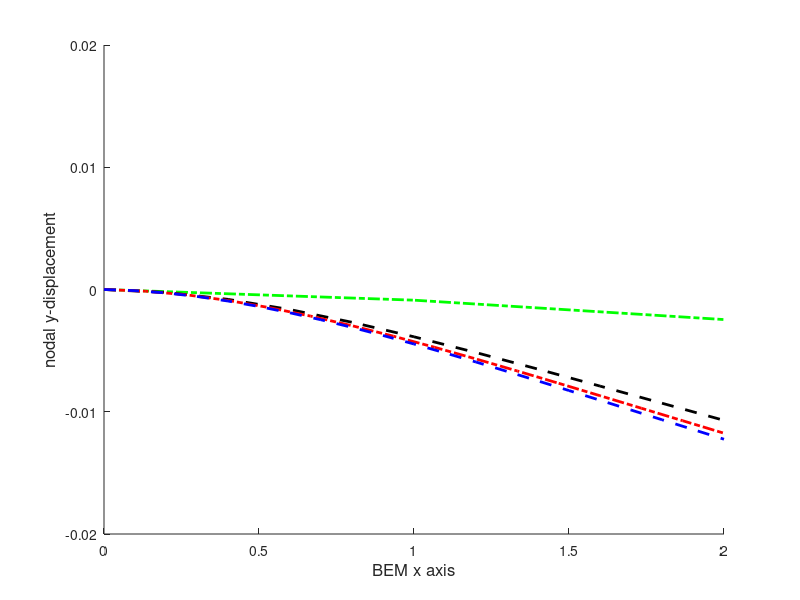

Recreate this plot in MATLAB. (Note: this script raises an error after producing the figure.)
clc;
clear all;
close all;
plot1=[0 0
1 -0.00087300001
2 -0.0024590001];

plot100=[0 0
0.2 -0.000239
0.40000001 -0.00080500002
0.60000002 -0.001642
0.80000001 -0.0026809999
1 -0.0038689999
1.2 -0.0051589999
1.4 -0.006513
1.6 -0.0079009999
1.8 -0.0093019996
2 -0.010703];

plot900=[0 0
0.133333 -0.000137
0.26666701 -0.00043700001
0.40000001 -0.00089600001
0.533333 -0.001482
0.66666698 -0.002177
0.80000001 -0.002961
0.93333298 -0.003817
1.0666699 -0.0047280001
1.2 -0.005682
1.33333 -0.0066669998
1.46667 -0.0076720002
1.6 -0.008688
1.73333 -0.0097110001
1.86667 -0.010734
2 -0.011756];

plot4=[0 0
0.1 -9.4000003e-005
0.2 -0.00028099999
0.30000001 -0.00056999997
0.40000001 -0.00094400003
0.5 -0.001392
0.60000002 -0.001907
0.69999999 -0.002478
0.80000001 -0.0030990001
0.89999998 -0.003762
1 -0.0044590002
1.1 -0.0051850001
1.2 -0.0059329998
1.3 -0.006699
1.4 -0.0074780001
1.5 -0.0082660001
1.6 -0.0090589998
1.7 -0.0098559996
1.8 -0.010654
1.9 -0.011451
2 -0.012247];

figure
hold on
plot(plot1(:,1),plot1(:,2),'-.g',...
    'LineWidth',2)
plot(plot100(:,1),plot100(:,2),'--k',...
    'LineWidth',2)
plot(plot900(:,1),plot900(:,2),'-.r',...
    'LineWidth',2)
plot(plot4(:,1),plot4(:,2),'--b',...
    'LineWidth',2)
axis([0 2 -0.02 0.02])
xlabel('BEM x axis',...
'FontSize',12,...
'FontName','Helvetica')

ylabel('nodal y-displacement',...
'FontSize',12,...
'FontName','Helvetica')

legend('MESH1','MESH2','MESH3','MESH4',...
'FontUnits','points',...
'interpreter','normal',...
'FontSize',14,...
'FontName','Helvetica',...
'Location','NorthEast')


hold off
print -depsc2 myplot.eps
% legend('900 elements','100 elements','1 element')